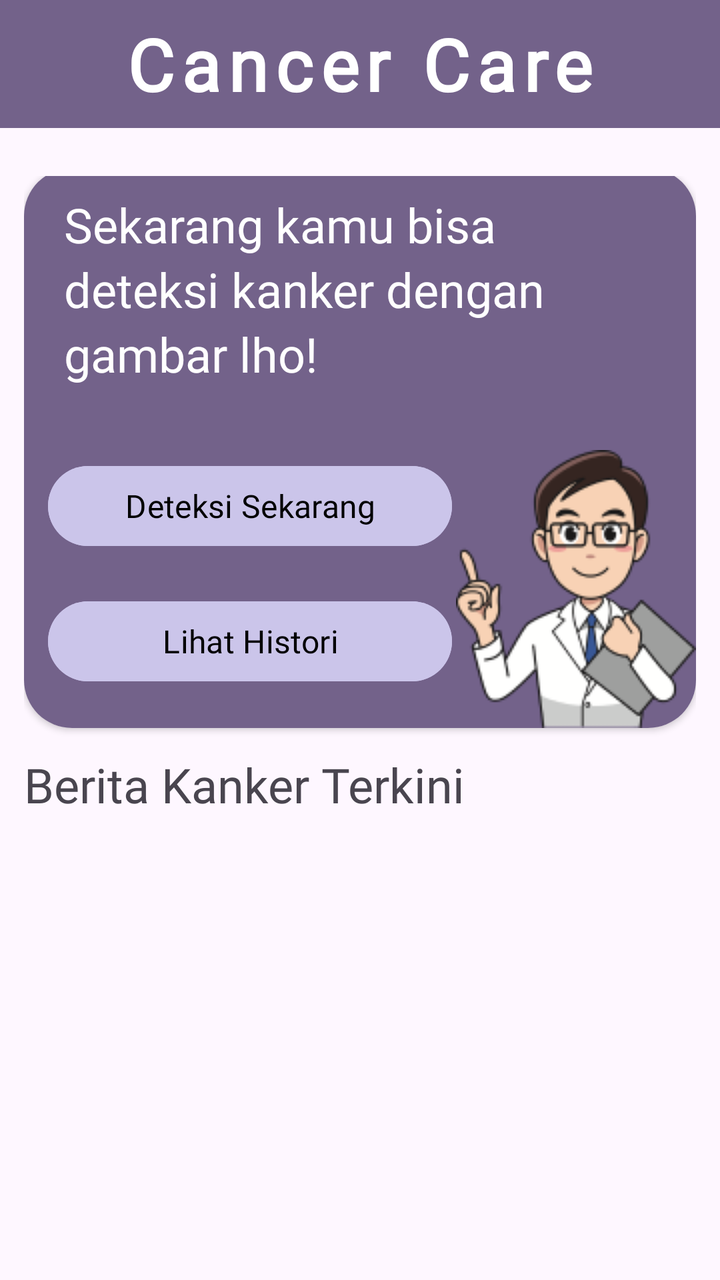
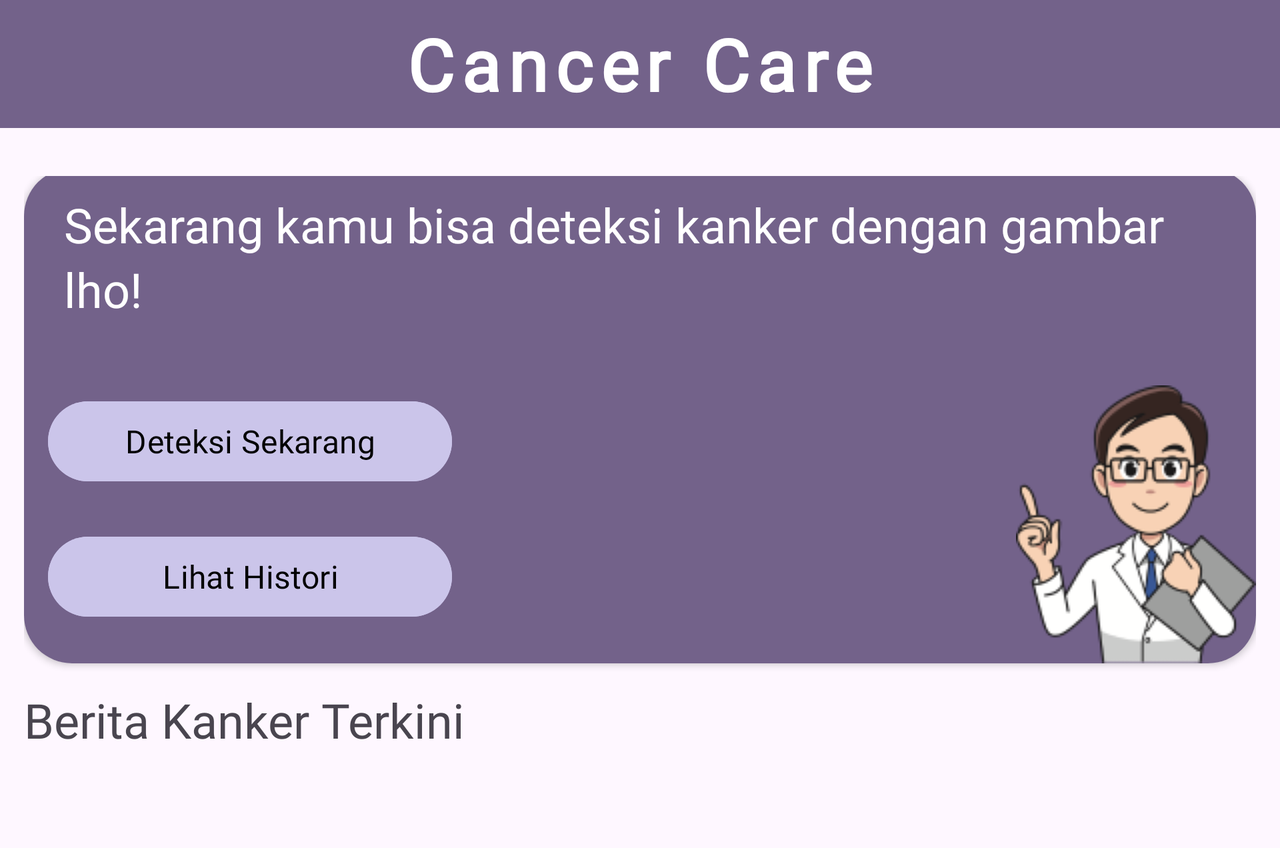

Two renders of one Android screen. The first uses the default layout on a phone; the second uses the alternative layout the repository ships for a different screen configuration, on a matching device. The two XML files are below.
<!-- AndroidManifest.xml: application theme Theme.Asclepius -->
<!-- res/layout/activity_home.xml -->
<?xml version="1.0" encoding="utf-8"?>
<androidx.constraintlayout.widget.ConstraintLayout
    xmlns:android="http://schemas.android.com/apk/res/android"
    xmlns:tools="http://schemas.android.com/tools"
    xmlns:app="http://schemas.android.com/apk/res-auto"
    android:id="@+id/main"
    android:layout_width="match_parent"
    android:layout_height="match_parent"

    tools:context=".view.home.HomeActivity">
  <include layout="@layout/toolbar"
      android:id="@+id/toolbar"/>
  <FrameLayout
      android:id="@+id/frame_card"
      android:layout_width="match_parent"
      android:layout_height="wrap_content"
      app:layout_constraintTop_toBottomOf="@id/toolbar"
      android:paddingHorizontal="12dp"
      android:paddingTop="24dp">
    <include layout="@layout/card_home"
        android:id="@+id/card_home"/>
  </FrameLayout>
  <TextView
      android:id="@+id/news_title"
      android:layout_width="wrap_content"
      android:layout_height="wrap_content"
      app:layout_constraintTop_toBottomOf="@id/frame_card"
      app:layout_constraintStart_toStartOf="@id/main"
      android:text = "@string/news_title"
      android:fontFamily="@font/jockey_one_regular"
      android:textSize="24sp"
      android:layout_marginStart="12dp"/>

  <androidx.recyclerview.widget.RecyclerView
      android:id="@+id/rv_news"
      android:layout_width="match_parent"
      android:layout_height="0dp"
      android:layout_margin="12dp"
      android:layout_marginTop="12dp"
      app:layout_constraintTop_toBottomOf="@id/news_title"
      app:layout_constraintBottom_toBottomOf="parent"
      tools:layout_editor_absoluteX="12dp"
      tools:listitem="@layout/item_news" />

  <ProgressBar
      android:id="@+id/progressBar"
      style="?android:attr/progressBarStyle"
      android:layout_width="wrap_content"
      android:layout_height="wrap_content"
      android:visibility="gone"
      app:layout_constraintTop_toBottomOf="@id/news_title"
      app:layout_constraintEnd_toEndOf="parent"
      app:layout_constraintStart_toStartOf="parent"
      app:layout_constraintBottom_toBottomOf="parent"
      tools:visibility="visible"/>

</androidx.constraintlayout.widget.ConstraintLayout>
<!-- res/layout/toolbar.xml (included above) -->
<?xml version="1.0" encoding="utf-8"?>
<androidx.appcompat.widget.Toolbar
    xmlns:android="http://schemas.android.com/apk/res/android"
    android:id="@+id/toolbar"
    android:layout_width="match_parent"
    android:layout_height="?attr/actionBarSize"
    android:background="@color/purplePrimary">

    <TextView
        android:id="@+id/toolbar_title"
        android:layout_width="wrap_content"
        android:layout_height="wrap_content"
        android:textSize="36sp"
        android:textColor="@color/white"
        android:textStyle="bold"
        android:fontFamily="@font/jockey_one_regular"
        android:text="@string/app_name"
        android:letterSpacing="0.1"
        android:layout_gravity="center"/>

</androidx.appcompat.widget.Toolbar>
<!-- res/layout/card_home.xml (included above) -->
<?xml version="1.0" encoding="utf-8"?>
<androidx.cardview.widget.CardView xmlns:android="http://schemas.android.com/apk/res/android"
    xmlns:card_view="http://schemas.android.com/apk/res-auto"
    xmlns:tools="http://schemas.android.com/tools"
    android:id="@+id/card_view"
    android:layout_width="match_parent"
    android:layout_height="wrap_content"
    android:layout_gravity="center"
    android:layout_marginBottom="8dp"
    card_view:cardCornerRadius="24dp">

    <androidx.constraintlayout.widget.ConstraintLayout
        android:id="@+id/item_parent"
        android:background="@color/purplePrimary"
        android:layout_width="match_parent"
        android:layout_height="wrap_content"
        >
        <TextView
            android:id="@+id/tv_start_detection_title"
            android:layout_width="wrap_content"
            android:layout_height="wrap_content"
            card_view:layout_constraintTop_toTopOf="@id/item_parent"
            card_view:layout_constraintStart_toStartOf="@id/item_parent"
            android:text = "@string/start_detection_title"
            android:fontFamily="@font/jockey_one_regular"
            android:textColor="@color/white"
            android:textSize="24sp"
            android:lineSpacingExtra="4dp"
            android:paddingVertical="12dp"
            android:paddingHorizontal="20dp"/>
        <ImageView
            android:id="@+id/image_doctor"
            android:layout_width="wrap_content"
            android:layout_height="wrap_content"
            android:src="@drawable/image_doctor"
            card_view:layout_constraintTop_toBottomOf="@id/tv_start_detection_title"
            card_view:layout_constraintEnd_toEndOf="@id/item_parent"
            android:paddingTop="20dp"/>
        <Button
            android:id="@+id/btn_detect"
            android:layout_width="0dp"
            android:layout_height="wrap_content"
            android:text="@string/detect_now"
            android:fontFamily="@font/jockey_one_regular"
            android:textSize="16sp"
            android:backgroundTint="@color/purpleSecondary"
            android:textColor="@color/black"
            android:layout_marginTop="24dp"
            card_view:layout_constraintTop_toBottomOf="@id/tv_start_detection_title"
            card_view:layout_constraintEnd_toStartOf="@id/guideline"
            card_view:layout_constraintStart_toStartOf="@id/item_parent"
            android:layout_marginHorizontal="12dp"/>
        <Button
            android:id="@+id/btn_result"
            android:layout_width="0dp"
            android:layout_height="wrap_content"
            android:text="@string/see_result"
            android:fontFamily="@font/jockey_one_regular"
            android:textSize="16sp"
            android:backgroundTint="@color/purpleSecondary"
            android:textColor="@color/black"
            android:layout_marginHorizontal="12dp"
            card_view:layout_constraintTop_toBottomOf="@id/btn_detect"
            card_view:layout_constraintEnd_toStartOf="@id/guideline"
            card_view:layout_constraintStart_toStartOf="@id/item_parent"
            card_view:layout_constraintBottom_toBottomOf="@id/item_parent"/>

        <androidx.constraintlayout.widget.Guideline
            android:id="@+id/guideline"
            android:layout_width="wrap_content"
            android:layout_height="wrap_content"
            android:orientation="vertical"
            card_view:layout_constraintGuide_begin="226dp" />


    </androidx.constraintlayout.widget.ConstraintLayout>
</androidx.cardview.widget.CardView>
<!-- resources referenced by this layout -->
<resources>
  <color name="black">#FF000000</color>
  <color name="purplePrimary">#73628A</color>
  <color name="purpleSecondary">#CBC5EA</color>
  <color name="white">#FFFFFFFF</color>
  <!-- drawable image_doctor: png bitmap (drawable, 16404 bytes) -->
  <string name="app_name">Cancer Care</string>
  <string name="detect_now">Deteksi Sekarang</string>
  <string name="news_title">Berita Kanker Terkini</string>
  <string name="see_result">Lihat Histori</string>
  <string name="start_detection_title">Sekarang kamu bisa deteksi kanker dengan gambar lho!</string>
  <style name="Theme.Asclepius" parent="Base.Theme.Asclepius" />
  <style name="Base.Theme.Asclepius" parent="Theme.Material3.DayNight.NoActionBar">
          <item name="android:statusBarColor">@color/purplePrimary</item>
          <item name="android:navigationBarColor">@color/purplePrimary</item>
      </style>
</resources>
<!-- res/layout-land/activity_home.xml (the repository's variant of the layout above) -->
<!-- drawn on the phone turned sideways -->
<?xml version="1.0" encoding="utf-8"?>
<ScrollView
    xmlns:android="http://schemas.android.com/apk/res/android"
    xmlns:tools="http://schemas.android.com/tools"
    xmlns:app="http://schemas.android.com/apk/res-auto"
    android:id="@+id/main"
    android:layout_width="match_parent"
    android:layout_height="match_parent">
  <androidx.constraintlayout.widget.ConstraintLayout
      android:layout_width="match_parent"
      android:layout_height="match_parent"
      tools:context=".view.home.HomeActivity">
    <include layout="@layout/toolbar"
        android:id="@+id/toolbar"/>
    <FrameLayout
        android:id="@+id/frame_card"
        android:layout_width="match_parent"
        android:layout_height="wrap_content"
        app:layout_constraintTop_toBottomOf="@id/toolbar"
        android:paddingHorizontal="12dp"
        android:paddingTop="24dp">
      <include layout="@layout/card_home"
          android:id="@+id/card_home"/>
    </FrameLayout>
    <TextView
        android:id="@+id/news_title"
        android:layout_width="wrap_content"
        android:layout_height="wrap_content"
        app:layout_constraintTop_toBottomOf="@id/frame_card"
        app:layout_constraintStart_toStartOf="parent"
        android:text = "@string/news_title"
        android:fontFamily="@font/jockey_one_regular"
        android:textSize="24sp"
        android:layout_marginStart="12dp"/>

    <androidx.recyclerview.widget.RecyclerView
        android:id="@+id/rv_news"
        android:layout_width="match_parent"
        android:layout_height="match_parent"
        android:layout_margin="12dp"
        android:layout_marginTop="12dp"
        app:layout_constraintTop_toBottomOf="@id/news_title"
        app:layout_constraintBottom_toBottomOf="parent"
        tools:layout_editor_absoluteX="12dp"
        tools:listitem="@layout/item_news" />

    <ProgressBar
        android:id="@+id/progressBar"
        style="?android:attr/progressBarStyle"
        android:layout_width="wrap_content"
        android:layout_height="wrap_content"
        android:visibility="gone"
        app:layout_constraintTop_toBottomOf="@id/news_title"
        app:layout_constraintEnd_toEndOf="parent"
        app:layout_constraintStart_toStartOf="parent"
        app:layout_constraintBottom_toBottomOf="parent"
        tools:visibility="visible"/>

  </androidx.constraintlayout.widget.ConstraintLayout>
</ScrollView>
